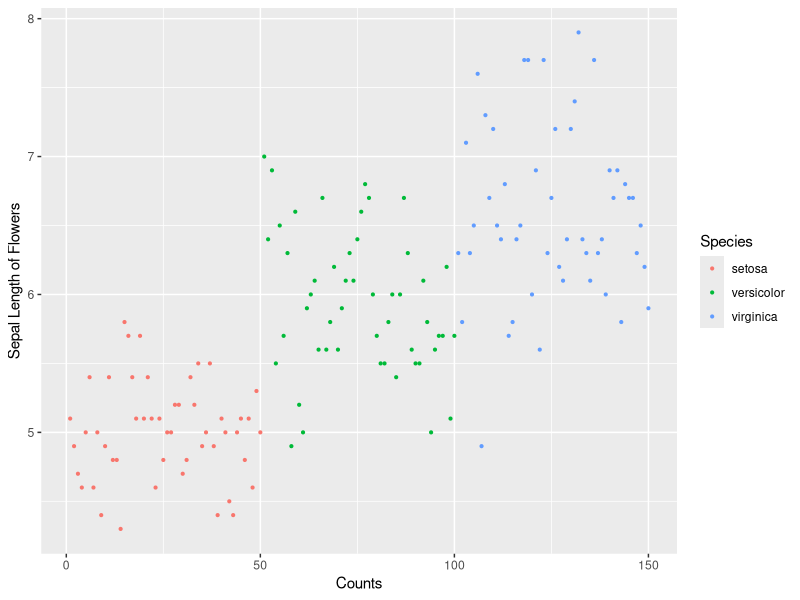
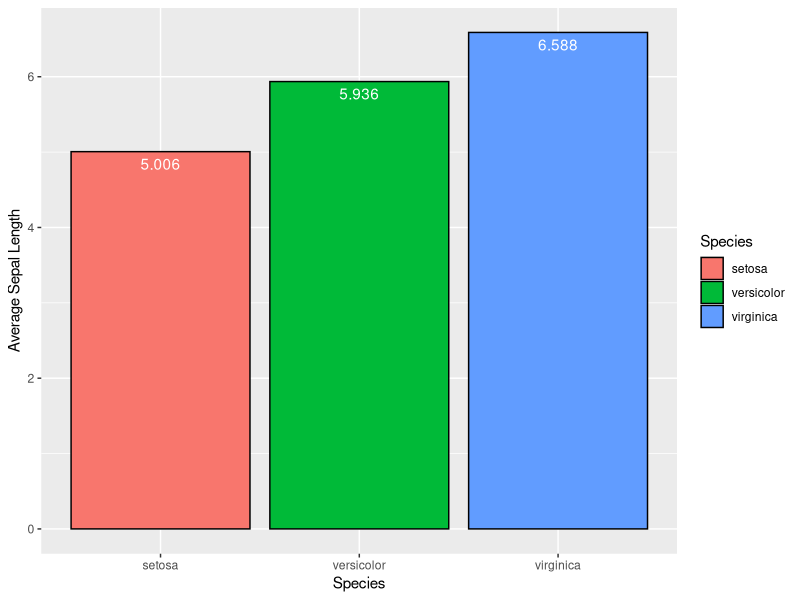
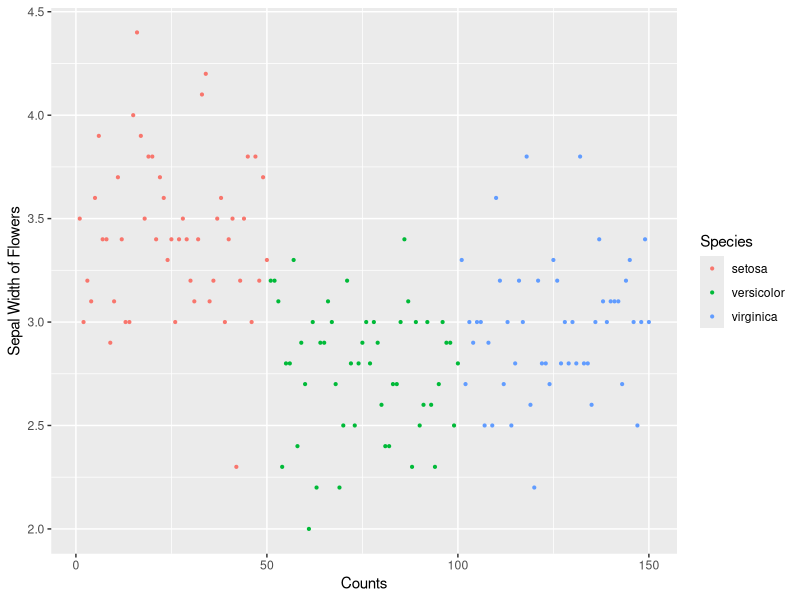
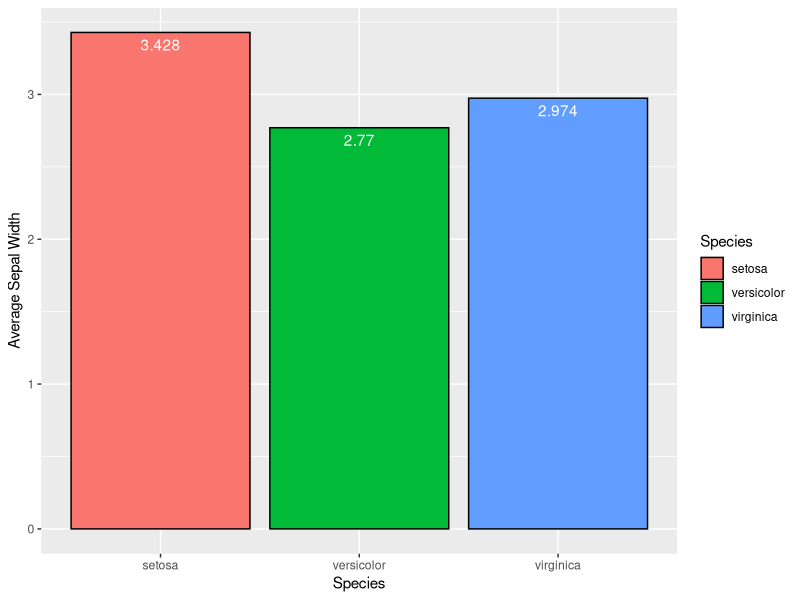
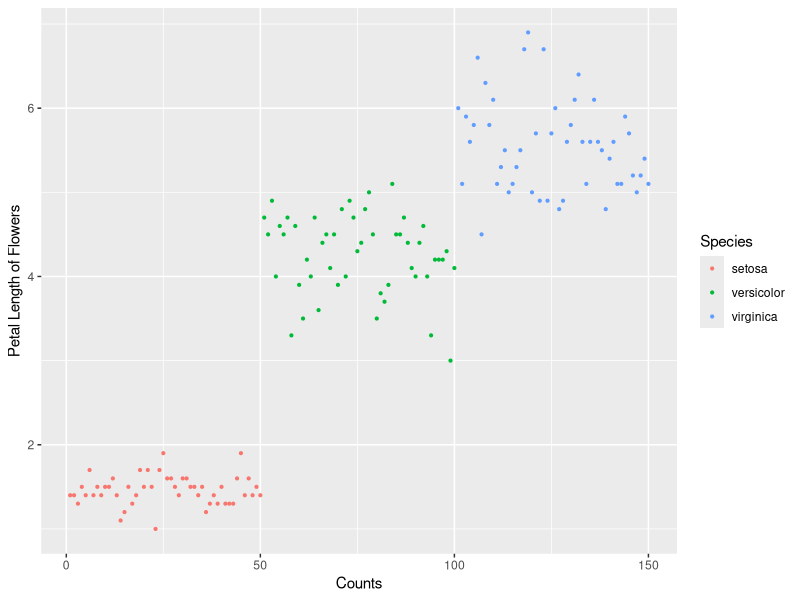
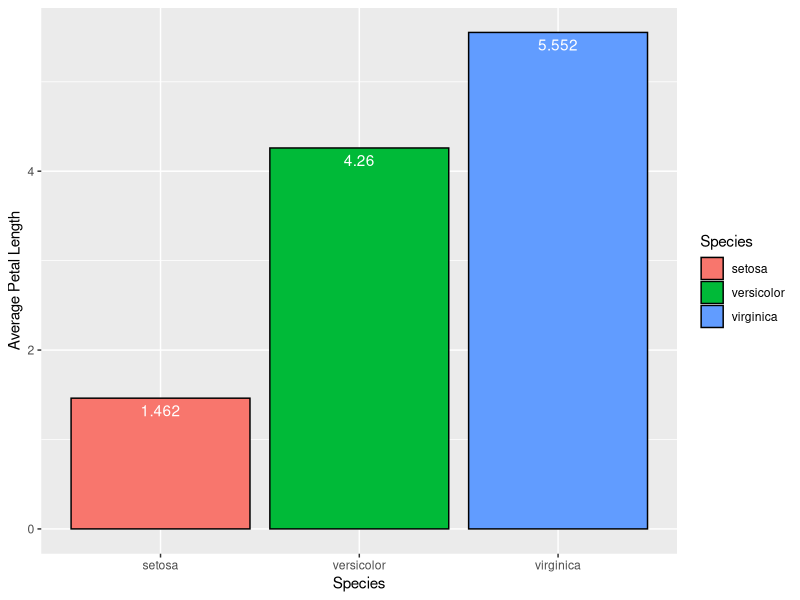
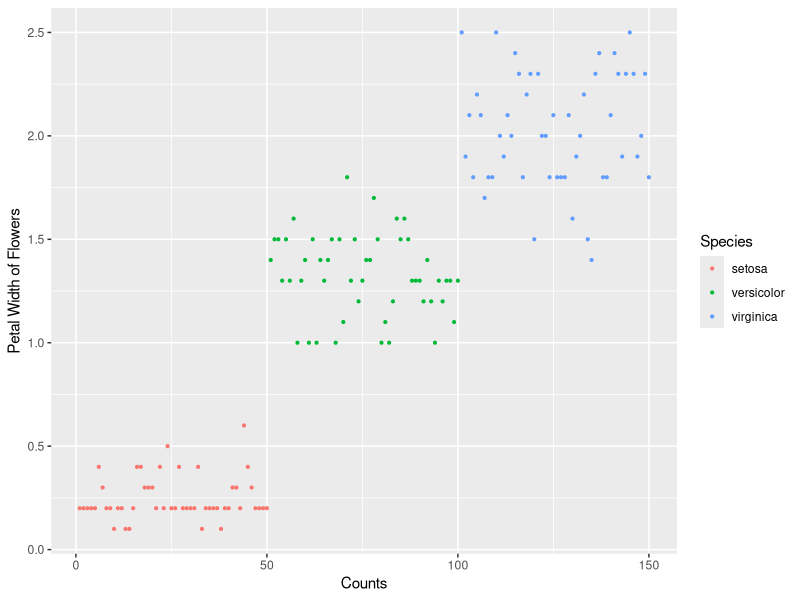
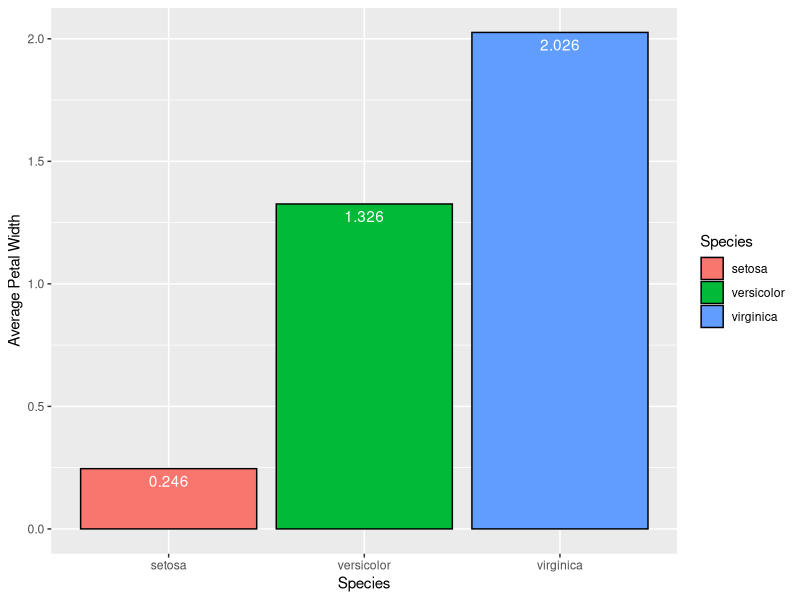

Write the R code that produced these figures, in order.
# ******************************************************************************************************
# Naive Bayes Classification - Dataset used is iris
# 
# Based on Sepal.Length, Sepal.Width, Petal.Length, and Petal.Width
# We would predict the classification of our response Variable - Species
# Which species of the flower is - based on Sepal and Petal length and width
# ******************************************************************************************************
options(scipen = 999) # No automatic roundoffs
rm(list = ls()) # clear existing environment variables

# Use of external libraries
library(e1071)
library(caret)
library(plyr)

# We will use the inbuilt iris dataset
data(iris)
# look at the structure of the dataset
str(iris)

# Lets look into the frequency distribution of our response variable species
table(iris$Species)
# Quick look on the data - initial few rows
head(iris, 10)
# Looking at the data rows, we see the rows are arranged / grouped by species in an orderly manner. 
# This would not work for Naive Bayes classification and we need to randomize the order.. 
# In essence we need to shuffle our dataset 

# ********** Data Exploration and Data Preparation Block *************************************** #

# Check for missing data
sum(is.na(iris)) # There are no missing values

# Before we prepare the data, lets do some visual analysis

# Studying each of the species by their Sepal.Length
ggplot(iris, aes(x = seq_along(Sepal.Length), y = Sepal.Length, fill = Species)) + 
  geom_point(aes(color = Species), pch = 19, cex = 0.75) + xlab("Counts") + ylab("Sepal Length of Flowers")
# On an average the Sepal length of Setosa species is much smaller and Virginica is the highest
# Visualize a Bar Graph
aggSet <- ddply(iris, "Species", summarise, meanval = mean(Sepal.Length))
ggplot(aggSet, aes(x = Species, y = meanval, fill = Species)) + geom_bar(stat = "identity", col = "black") +
  ylab("Average Sepal Length") + geom_text(aes(label = meanval), vjust = 1.5, colour = "white")

# Studying each of the species by their Sepal.Width
ggplot(iris, aes(x = seq_along(Sepal.Width), y = Sepal.Width, fill = Species)) + 
  geom_point(aes(color = Species), pch = 19, cex = 0.75) + xlab("Counts") + ylab("Sepal Width of Flowers")
# Sepal Width of Setosa is largest and Versicolor is the smallest, however Virginica is very close though
# Visualize a Bar Graph
aggSet <- ddply(iris, "Species", summarise, meanval = mean(Sepal.Width))
ggplot(aggSet, aes(x = Species, y = meanval, fill = Species)) + geom_bar(stat = "identity", col = "black") +
  ylab("Average Sepal Width") + geom_text(aes(label = meanval), vjust = 1.5, colour = "white")

# Studying each of the species by Petal.Length
ggplot(iris, aes(x = seq_along(Petal.Length), y = Petal.Length, fill = Species)) + 
  geom_point(aes(color = Species), pch = 19, cex = 0.75) + xlab("Counts") + ylab("Petal Length of Flowers")
# setosa Petal length is the smallest and Virginica is the highest
# Visualize a Bar Graph
aggSet <- ddply(iris, "Species", summarise, meanval = mean(Petal.Length))
ggplot(aggSet, aes(x = Species, y = meanval, fill = Species)) + geom_bar(stat = "identity", col = "black") +
  ylab("Average Petal Length") + geom_text(aes(label = meanval), vjust = 1.5, colour = "white")

# Studying each of the species by Petal.Width
ggplot(iris, aes(x = seq_along(Petal.Width), y = Petal.Width, fill = Species)) + 
  geom_point(aes(color = Species), pch = 19, cex = 0.75) + xlab("Counts") + ylab("Petal Width of Flowers")
# Visualize a Bar Graph
aggSet <- ddply(iris, "Species", summarise, meanval = mean(Petal.Width))
ggplot(aggSet, aes(x = Species, y = meanval, fill = Species)) + geom_bar(stat = "identity", col = "black") +
  ylab("Average Petal Width") + geom_text(aes(label = meanval), vjust = 1.5, colour = "white")

# Let us shuffle the iris dataset - orderly arrangement will not work for Naive Bayes classification
# We need to have a proper mix of all different groups in training and test dataset
set.seed(1234)
# This is a number of R's random number generator. The major advantage of setting a seed is that we can get the same sequence of 
# random numbers whenever we supply the same seed in the random number generator.
# we would create a group of random numbers as equal to size of the dataset
gp <- runif(nrow(iris))
# I will now order my iris dataset  - put the rows in the order of the random number set gp and keep all the colums
iris_shuffled <- iris[order(gp),]
# now lets verify the arrangement -- see the first 10 observations
head(iris_shuffled, 10)

# Now we will split iris_shuffled into a training and test dataset - naive bayes
# will be applied on training dataset to learn and then verified against test dataset

# we decide to keep 130 rows in training dataset and remaining 20 rows in test dataset - since the normalized dataset is already 
# randomized, we take 130 rows and 20 rows from the beginning
iris_train <- iris_shuffled[1:130, -5]
iris_test <- iris_shuffled[131:150, -5]

# we isolate the response variable again into train and test from the original shuffled dataset
iris_train_target <- iris_shuffled[1:130, 5]
iris_test_target <- iris_shuffled[131:150, 5]

# ********** Classification Model **************************************************** #

# We run the naive bayes classifier

bayes_classification <- naiveBayes(iris_train, iris_train_target)
# Once the classification is done, we would apply this classification in training dataset to predict the results
pred <- predict(bayes_classification,iris_test)
# We will generate a confusion Matrix to verify
confusionMatrix(pred,iris_test_target)

# Confusion Matrix shows an accuracy of 95% correct predictions...
